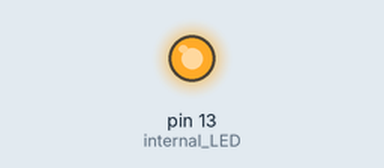
This sketch was run on a simulated Arduino Uno, built with avr-gcc and run on an emulated ATmega328P. Parts: output pins drawn as LEDs (lit = HIGH). No radio packets arrive unless stated.

Above: at 0.9 s.
At 6.9 s:
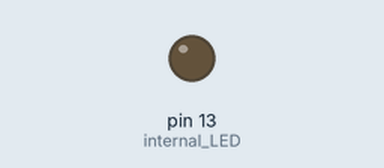
Timing chart, 0 to 9.1 s (numbered marks = the images above):
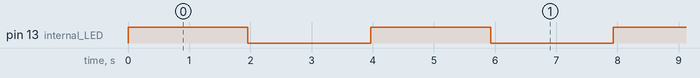

Measured:
- by itself, pin 13 (internal_LED): alternates HIGH for 2.0 s and LOW for 2.0 s
- by itself, everything shown: repeats every 4.0 s, in 12 steps

The sketch:

fm433test_sender.ino
```cpp
// power:  2.80v not working
//         2.90v 7ma  --> 15ma working
//         3.5v     9ma ---14ma
//         4.2v    12ma ---19ma
//         5.0v    17ma ---25ma

#include <RH_ASK.h>
#include <SPI.h>
#include "LowPower.h"

//RH_ASK::RH_ASK   (   uint16_t    speed = 2000,
    //uint8_t   rxPin = 11,
    //uint8_t   txPin = 12,
    //uint8_t   pttPin = 10,
    //bool    pttInverted = false
  //)

RH_ASK rf_driver(1000);

const char *Msg = "o"; //open
bool DebugPrint = true;
int data_out = 12;
int internal_LED = 13;
int data_read = 11;

int sleepTimerMilliSec=2000;
int RepeatSend=30;

void setup() {

  rf_driver.init();
  pinMode( internal_LED, OUTPUT); //
  //pinMode( data_out, OUTPUT); //

  if( DebugPrint)
  {
    Serial.begin(9600);
  }

}


void send_string()
{
  digitalWrite(internal_LED, HIGH);

  int len = strlen(Msg);
  int r = rf_driver.send((uint8_t *)Msg, len);

  rf_driver.waitPacketSent();

  digitalWrite(internal_LED, LOW);


}

void loop()
{
  int i=0;
  for(i=0;i<RepeatSend;i++)
  {
    send_string();
    delay(5);
  }
  LowPower.powerDown( SLEEP_2S, ADC_OFF, BOD_OFF);


}
```
